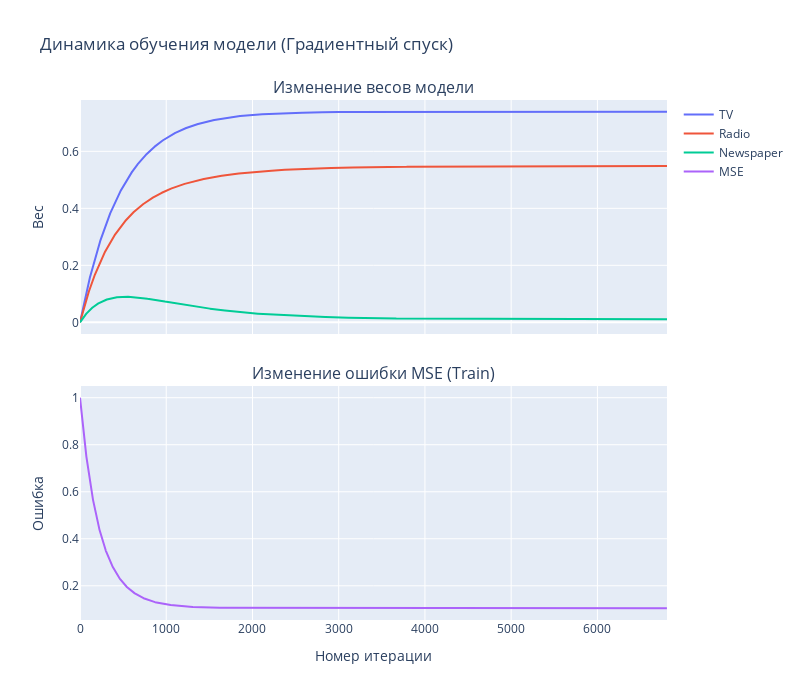

The notebook cell saved with this chart:
### Code cell
import plotly.graph_objects as go
from plotly.subplots import make_subplots

# создаём фигуру с двумя подграфиками
fig = make_subplots(
    rows=2, cols=1,
    shared_xaxes=True,               # общая ось X для обоих графиков
    vertical_spacing=0.1,            # расстояние между графиками
    subplot_titles=("Изменение весов модели", "Изменение ошибки MSE (Train)")
)

# добавляем график - "Изменения весов модели"
for feature, history in weights_history_dict.items():
    fig.add_trace(
        go.Scatter(
            y=history,
            mode='lines',
            name=feature,  # имя признака — попадёт в легенду и определяет цвет
        ),
        row=1, col=1
    )                  

# добавляем график - "Изменения ошибки"
fig.add_trace(
    go.Scatter(
        y=mse_history,                  # значения ошибок по оси Y
        mode='lines',                   # тип графика — линия
        name='MSE'
    ),
    row=2, col=1
)

# общие настройки макета графика
fig.update_layout(
    height=700, width=800,
    title_text="Динамика обучения модели (Градиентный спуск)",
    showlegend=True
)

# добавляем подписи осей
fig.update_xaxes(title_text="Номер итерации", row=2, col=1)
fig.update_yaxes(title_text="Вес", row=1, col=1)
fig.update_yaxes(title_text="Ошибка", row=2, col=1)

# отображаем график
fig.show()

### Figure 1 — Plotly figure (JSON) as saved in the notebook; plotly's stock layout.template omitted (floating-point values rounded to 4 significant figures; data arrays with more than 128 entries replaced by an {"elided": "..."} marker saying what was removed)
{"data": [{"mode": "lines", "name": "TV", "type": "scatter", "xaxis": "x", "y": {"elided": "6808 float values"}, "yaxis": "y"}, {"mode": "lines", "name": "Radio", "type": "scatter", "xaxis": "x", "y": {"elided": "6808 float values"}, "yaxis": "y"}, {"mode": "lines", "name": "Newspaper", "type": "scatter", "xaxis": "x", "y": {"elided": "6808 float values"}, "yaxis": "y"}, {"mode": "lines", "name": "MSE", "type": "scatter", "xaxis": "x2", "y": {"elided": "6807 float values"}, "yaxis": "y2"}], "layout": {"annotations": [{"font": {"size": 16}, "showarrow": false, "text": "Изменение весов модели", "x": 0.5, "xanchor": "center", "xref": "paper", "y": 1, "yanchor": "bottom", "yref": "paper"}, {"font": {"size": 16}, "showarrow": false, "text": "Изменение ошибки MSE (Train)", "x": 0.5, "xanchor": "center", "xref": "paper", "y": 0.45, "yanchor": "bottom", "yref": "paper"}], "height": 700, "showlegend": true, "title": {"text": "Динамика обучения модели (Градиентный спуск)"}, "width": 800, "xaxis": {"anchor": "y", "domain": [0, 1], "matches": "x2", "showticklabels": false}, "xaxis2": {"anchor": "y2", "domain": [0, 1], "title": {"text": "Номер итерации"}}, "yaxis": {"anchor": "x", "domain": [0.55, 1], "title": {"text": "Вес"}}, "yaxis2": {"anchor": "x2", "domain": [0, 0.45], "title": {"text": "Ошибка"}}}}
